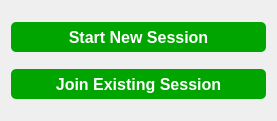
<?xml version="1.0" encoding="UTF-8"?>
<ui version="4.0">
 <class>NetworkSessionSelectionDialog</class>
 <widget class="QDialog" name="NetworkSessionSelectionDialog">
  <property name="geometry">
   <rect>
    <x>0</x>
    <y>0</y>
    <width>277</width>
    <height>121</height>
   </rect>
  </property>
  <property name="windowTitle">
   <string>Dialog</string>
  </property>
  <layout class="QVBoxLayout" name="verticalLayout">
   <item>
    <widget class="QPushButton" name="startSessionPushButton">
     <property name="enabled">
      <bool>true</bool>
     </property>
     <property name="minimumSize">
      <size>
       <width>0</width>
       <height>30</height>
      </size>
     </property>
     <property name="font">
      <font>
       <family>SegoeUI</family>
       <pointsize>12</pointsize>
       <weight>75</weight>
       <bold>true</bold>
      </font>
     </property>
     <property name="styleSheet">
      <string notr="true">QPushButton {
background-color: rgb(0, 165, 0);
color: white;
border: none;
border-radius: 5px;
}
QPushButton:hover:!pressed {
background-color: rgb(100, 215, 100);
}
QPushButton:disabled {
background-color: rgb(150, 150, 150);
}</string>
     </property>
     <property name="text">
      <string>Start New Session</string>
     </property>
     <property name="checkable">
      <bool>false</bool>
     </property>
     <property name="checked">
      <bool>false</bool>
     </property>
    </widget>
   </item>
   <item>
    <widget class="QPushButton" name="joinSessionPushButton">
     <property name="minimumSize">
      <size>
       <width>0</width>
       <height>30</height>
      </size>
     </property>
     <property name="font">
      <font>
       <family>SegoeUI</family>
       <pointsize>12</pointsize>
       <weight>75</weight>
       <bold>true</bold>
      </font>
     </property>
     <property name="styleSheet">
      <string notr="true">QPushButton {
background-color: rgb(0, 165, 0);
color: white;
border: none;
border-radius: 5px;
}
QPushButton:hover:!pressed {
background-color: rgb(100, 215, 100);
}
QPushButton:disabled {
background-color: rgb(150, 150, 150);
}</string>
     </property>
     <property name="text">
      <string>Join Existing Session</string>
     </property>
     <property name="checkable">
      <bool>false</bool>
     </property>
     <property name="checked">
      <bool>false</bool>
     </property>
    </widget>
   </item>
  </layout>
 </widget>
 <resources/>
 <connections/>
</ui>
